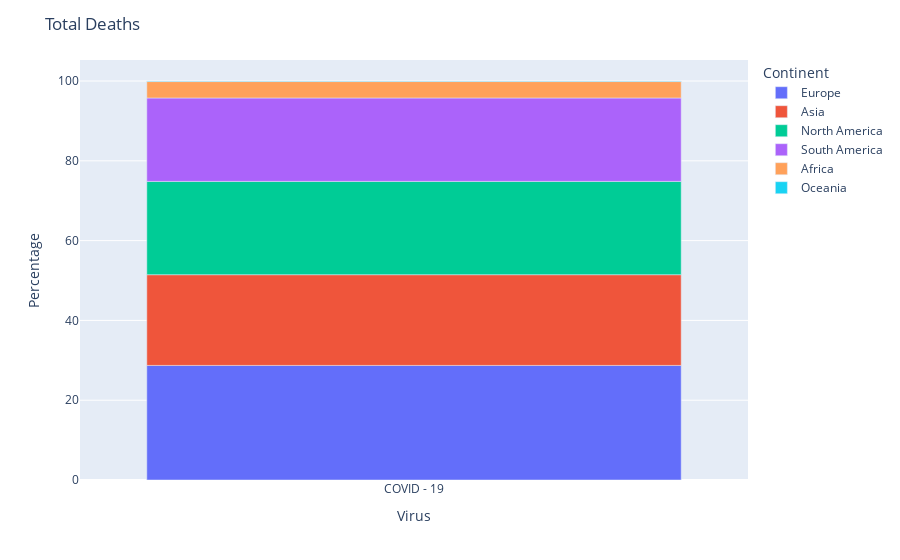

This figure's notebook cell:
### Code cell
continent_vis(deaths_list)

### Figure 1 — Plotly figure (JSON) as saved in the notebook; plotly's stock layout.template omitted (floating-point values rounded to 4 significant figures)
{"data": [{"alignmentgroup": "True", "customdata": [[1768011]], "hovertemplate": "Continent=Europe<br>Virus=%{x}<br>Percentage=%{y}<br>Total Deaths=%{customdata[0]}<extra></extra>", "legendgroup": "Europe", "marker": {"color": "#636efa", "pattern": {"shape": ""}}, "name": "Europe", "offsetgroup": "Europe", "orientation": "v", "showlegend": true, "textposition": "auto", "type": "bar", "x": ["COVID - 19"], "xaxis": "x", "y": [28.72], "yaxis": "y"}, {"alignmentgroup": "True", "customdata": [[1399696]], "hovertemplate": "Continent=Asia<br>Virus=%{x}<br>Percentage=%{y}<br>Total Deaths=%{customdata[0]}<extra></extra>", "legendgroup": "Asia", "marker": {"color": "#EF553B", "pattern": {"shape": ""}}, "name": "Asia", "offsetgroup": "Asia", "orientation": "v", "showlegend": true, "textposition": "auto", "type": "bar", "x": ["COVID - 19"], "xaxis": "x", "y": [22.74], "yaxis": "y"}, {"alignmentgroup": "True", "customdata": [[1440014]], "hovertemplate": "Continent=North America<br>Virus=%{x}<br>Percentage=%{y}<br>Total Deaths=%{customdata[0]}<extra></extra>", "legendgroup": "North America", "marker": {"color": "#00cc96", "pattern": {"shape": ""}}, "name": "North America", "offsetgroup": "North America", "orientation": "v", "showlegend": true, "textposition": "auto", "type": "bar", "x": ["COVID - 19"], "xaxis": "x", "y": [23.39], "yaxis": "y"}, {"alignmentgroup": "True", "customdata": [[1287240]], "hovertemplate": "Continent=South America<br>Virus=%{x}<br>Percentage=%{y}<br>Total Deaths=%{customdata[0]}<extra></extra>", "legendgroup": "South America", "marker": {"color": "#ab63fa", "pattern": {"shape": ""}}, "name": "South America", "offsetgroup": "South America", "orientation": "v", "showlegend": true, "textposition": "auto", "type": "bar", "x": ["COVID - 19"], "xaxis": "x", "y": [20.91], "yaxis": "y"}, {"alignmentgroup": "True", "customdata": [[252761]], "hovertemplate": "Continent=Africa<br>Virus=%{x}<br>Percentage=%{y}<br>Total Deaths=%{customdata[0]}<extra></extra>", "legendgroup": "Africa", "marker": {"color": "#FFA15A", "pattern": {"shape": ""}}, "name": "Africa", "offsetgroup": "Africa", "orientation": "v", "showlegend": true, "textposition": "auto", "type": "bar", "x": ["COVID - 19"], "xaxis": "x", "y": [4.11], "yaxis": "y"}, {"alignmentgroup": "True", "customdata": [[8791]], "hovertemplate": "Continent=Oceania<br>Virus=%{x}<br>Percentage=%{y}<br>Total Deaths=%{customdata[0]}<extra></extra>", "legendgroup": "Oceania", "marker": {"color": "#19d3f3", "pattern": {"shape": ""}}, "name": "Oceania", "offsetgroup": "Oceania", "orientation": "v", "showlegend": true, "textposition": "auto", "type": "bar", "x": ["COVID - 19"], "xaxis": "x", "y": [0.14], "yaxis": "y"}], "layout": {"barmode": "relative", "legend": {"title": {"text": "Continent"}, "tracegroupgap": 0}, "margin": {"t": 60}, "title": {"text": "Total Deaths"}, "xaxis": {"anchor": "y", "domain": [0, 1], "title": {"text": "Virus"}}, "yaxis": {"anchor": "x", "domain": [0, 1], "title": {"text": "Percentage"}}}}
